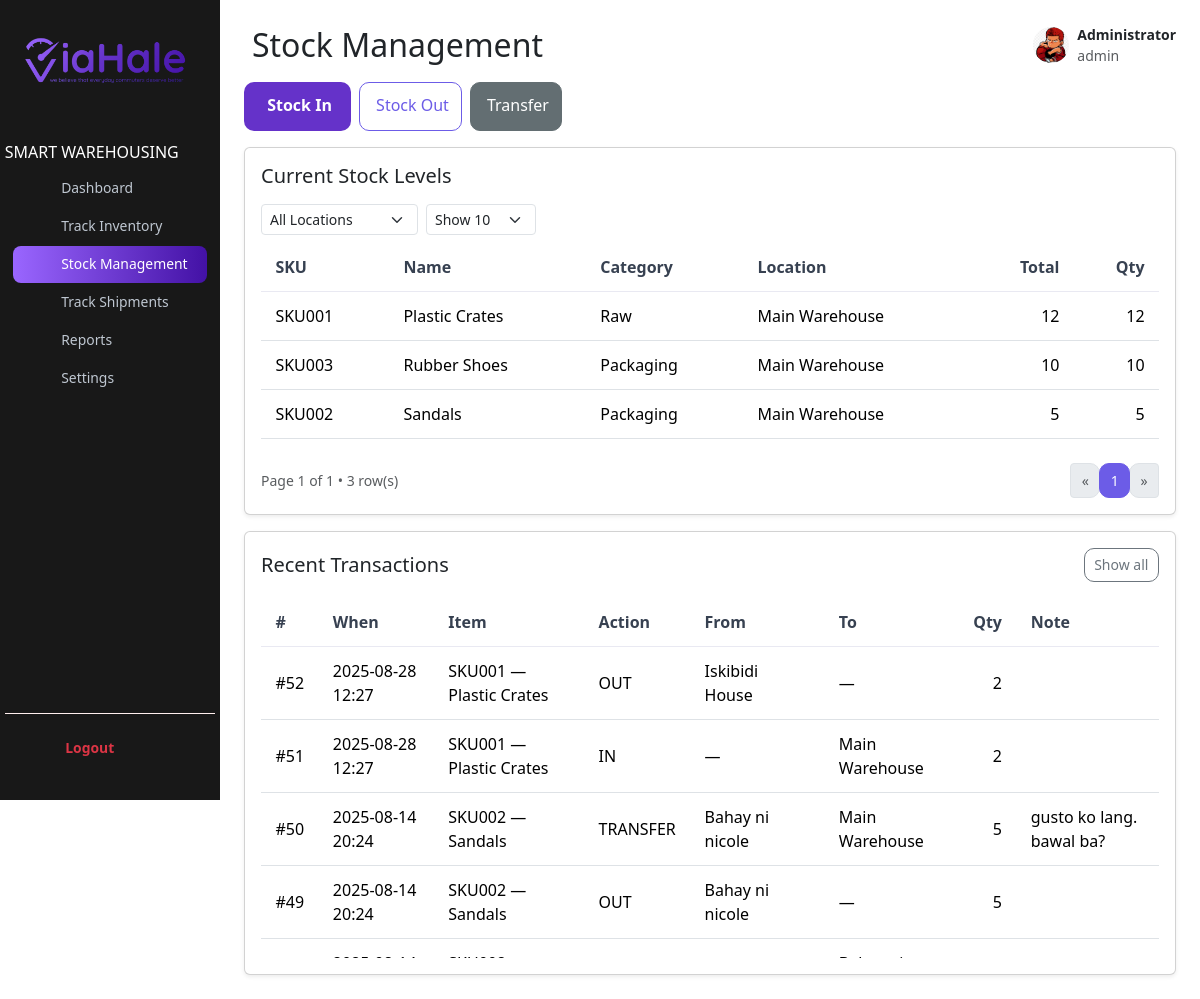
The page /warehousing/stockmanagement/stockLevelManagement.php (signed in) on the database its author committed.
### tables this page shows
CREATE TABLE `stock_levels` (
  `item_id` int(11) NOT NULL,
  `location_id` int(11) NOT NULL,
  `qty` int(11) NOT NULL DEFAULT 0
);

CREATE TABLE `inventory_items` (
  `id` int(11) NOT NULL,
  `sku` varchar(64) NOT NULL,
  `name` varchar(255) NOT NULL,
  `category` enum('Raw','Packaging','Finished') NOT NULL,
  `stock` int(11) NOT NULL DEFAULT 0,
  `reorder_level` int(11) NOT NULL DEFAULT 0,
  `archived` tinyint(1) NOT NULL DEFAULT 0,
  `archived_at` datetime DEFAULT NULL,
  `location` varchar(120) DEFAULT NULL,
  `created_at` timestamp NOT NULL DEFAULT current_timestamp(),
  `is_active` tinyint(1) NOT NULL DEFAULT 1
);

CREATE TABLE `warehouse_locations` (
  `id` int(11) NOT NULL,
  `code` varchar(20) NOT NULL,
  `name` varchar(100) NOT NULL,
  `address` varchar(255) DEFAULT NULL
);

CREATE TABLE `stock_transactions` (
  `id` int(11) NOT NULL,
  `item_id` int(11) NOT NULL,
  `from_location_id` int(11) DEFAULT NULL,
  `to_location_id` int(11) DEFAULT NULL,
  `qty` int(11) NOT NULL,
  `action` enum('IN','OUT','TRANSFER','ADJUST') NOT NULL,
  `note` varchar(255) DEFAULT NULL,
  `user_id` int(11) DEFAULT NULL,
  `created_at` timestamp NOT NULL DEFAULT current_timestamp()
);

### warehousing/stockmanagement/stockLevelManagement.php (the view, shortened to what this page needs)
<?php
require_once __DIR__ . '/../../includes/config.php';
function table_exists(PDO $pdo, string $name): bool
{
    $stmt = $pdo->prepare("SHOW TABLES LIKE ?");
    $stmt->execute([$name]);
    return (bool) $stmt->fetchColumn();
}
$hasLoc = table_exists($pdo, "warehouse_locations");
$hasLvl = table_exists($pdo, "stock_levels");
$hasTx = table_exists($pdo, "stock_transactions");
$dbReady = $hasLoc && $hasLvl && $hasTx;
$txLimit = isset($_GET["tx_all"]) ? 200 : 20;
function qs(array $overrides = []): string
{
    $qs = $_GET;
    foreach ($overrides as $k => $v) {
        if ($v === null) {
            unset($qs[$k]);
        } else {
            $qs[$k] = $v;
        }
    }
    return "?" . http_build_query($qs);
}
$userName = $_SESSION["user"]["name"] ?? "Nicole Malitao";
$userRole = $_SESSION["user"]["role"] ?? "Warehouse Manager";
$items = $locations = $levels = $tx = [];
if ($dbReady) {
    $lvlPer = max(5, min(100, (int) ($_GET["lvl_per"] ?? 10)));
    $lvlPage = max(1, (int) ($_GET["lvl_page"] ?? 1));
    $lvlOff = ($lvlPage - 1) * $lvlPer;
    $locId = isset($_GET["loc_id"]) ? (int) $_GET["loc_id"] : 0;
    if ($locId) {
        $countSql = "
    SELECT COUNT(*) FROM (
      SELECT 1
      FROM stock_levels sl
      WHERE sl.location_id = :loc
      GROUP BY sl.item_id, sl.location_id
      HAVING SUM(sl.qty) > 0
    ) x
  ";
        $countStmt = $pdo->prepare($countSql);
        $countStmt->bindValue(":loc", $locId, PDO::PARAM_INT);
    } else {
        $countSql = "
    SELECT COUNT(*) FROM (
      SELECT 1
      FROM stock_levels sl
      GROUP BY sl.item_id, sl.location_id
      HAVING SUM(sl.qty) > 0
    ) x
  ";
        $countStmt = $pdo->prepare($countSql);
    }
    $countStmt->execute();
    $lvlTotal = (int) $countStmt->fetchColumn();
    $lvlPages = max(1, (int) ceil($lvlTotal / $lvlPer));
    $levelSql =
        "
  SELECT
    g.item_id,
    g.location_id,
    i.sku,
    i.name       AS item_name,
    i.category,
    i.reorder_level,
    wl.name      AS location_name,
    g.qty,               -- per-location sum
    t.total_qty          -- total across all locations
  FROM (
    SELECT sl.item_id, sl.location_id, SUM(sl.qty) AS qty
    FROM stock_levels sl
    " .
        ($locId ? "WHERE sl.location_id = :loc" : "") .
        "
    GROUP BY sl.item_id, sl.location_id
    HAVING SUM(sl.qty) > 0
  ) g
  JOIN inventory_items     i  ON i.id  = g.item_id
  JOIN warehouse_locations wl ON wl.id = g.location_id
  JOIN (
    SELECT item_id, SUM(qty) AS total_qty
    FROM stock_levels
    GROUP BY item_id
  ) t ON t.item_id = g.item_id
  ORDER BY i.name, wl.name
  LIMIT :lim OFFSET :off
";
    $stmt = $pdo->prepare($levelSql);
    $stmt->bindValue(":lim", $lvlPer, PDO::PARAM_INT);
    $stmt->bindValue(":off", $lvlOff, PDO::PARAM_INT);
    $stmt->execute();
    $levels = $stmt->fetchAll(PDO::FETCH_ASSOC);
    $txStmt = $pdo->prepare("
  SELECT st.id, st.item_id, st.from_location_id, st.to_location_id, st.qty, st.action, st.note, st.created_at,
         ii.sku, ii.name AS item_name,
         lf.name AS from_loc, lt.name AS to_loc
  FROM stock_transactions st
  JOIN inventory_items ii ON ii.id = st.item_id
  LEFT JOIN warehouse_locations lf ON lf.id = st.from_location_id
  LEFT JOIN warehouse_locations lt ON lt.id = st.to_location_id
  ORDER BY st.created_at DESC
  LIMIT :lim
");
    $txStmt->bindValue(":lim", (int) $txLimit, PDO::PARAM_INT);
    $txStmt->execute();
    $tx = $txStmt->fetchAll(PDO::FETCH_ASSOC);
}
?>
<!DOCTYPE html>
<html lang="en">
<head>
  <link href="https://cdn.jsdelivr.net/npm/bootstrap@5.3.2/dist/css/bootstrap.min.css" rel="stylesheet" />
  <link href="../../css/style.css" rel="stylesheet" />
  <link href="../../css/modules.css" rel="stylesheet" />
</head>
<body>
  <div class="container-fluid p-0">
    <div class="row g-0">
<div class="sidebar d-flex flex-column">
  <div class="d-flex justify-content-center align-items-center mb-4 mt-3">
    <img src="../../img/logo.png" id="logo" class="img-fluid me-2" style="height:55px" alt="Logo">
  </div>
  <h6 class="text-uppercase mb-2">Smart Warehousing</h6>
  <nav class="nav flex-column px-2 mb-4">
    <a class="nav-link" href="../warehouseDashboard.php">
      <ion-icon name="home-outline"></ion-icon><span>Dashboard</span>
    </a>
    <a class="nav-link" href="../inventory/inventoryTracking.php">
      <ion-icon name="cube-outline"></ion-icon><span>Track Inventory</span>
    </a>
    <a class="nav-link active" href="./stockLevelManagement.php">
      <ion-icon name="layers-outline"></ion-icon><span>Stock Management</span>
    </a>
    <a class="nav-link" href="../TrackShipment/shipmentTracking.php">
      <ion-icon name="paper-plane-outline"></ion-icon><span>Track Shipments</span>
    </a>
    <a class="nav-link" href="../warehouseReports.php">
      <ion-icon name="file-tray-stacked-outline"></ion-icon><span>Reports</span>
    </a>
    <a class="nav-link" href="../warehouseSettings.php">
      <ion-icon name="settings-outline"></ion-icon><span>Settings</span>
    </a>
  </nav>
  <div class="logout-section">
    <a class="nav-link text-danger" href="<?= BASE_URL ?>/auth/logout.php">
      <ion-icon name="log-out-outline"></ion-icon> Logout
    </a>
  </div>
</div>
      <div class="col main-content p-3 p-lg-4">
        <div class="d-flex justify-content-between align-items-center mb-3">
          <div class="d-flex align-items-center gap-3">
           <h2 class="m-0 d-flex align-items-center gap-2">
        <ion-icon name="layers-outline"></ion-icon>Stock Management
      </h2>
          </div>
          <div class="d-flex align-items-center gap-2">
            <img src="../../img/profile.jpg" class="rounded-circle" width="36" height="36" alt="">
            <div class="small">
              <strong><?= htmlspecialchars($userName) ?></strong><br/>
              <span class="text-muted"><?= htmlspecialchars($userRole) ?></span>
            </div>
          </div>
        </div>
        <?php if ($dbReady): ?>
        <section class="mb-3">
          <div class="d-flex gap-2">
            <button class="btn btn-violet" data-bs-toggle="modal" data-bs-target="#inModal">
              <ion-icon name="download-outline"></ion-icon> Stock In
            </button>
            <button class="btn btn-outline-primary" data-bs-toggle="modal" data-bs-target="#outModal">
              <ion-icon name="exit-outline"></ion-icon> Stock Out
            </button>
            <button class="btn btn-secondary" data-bs-toggle="modal" data-bs-target="#transferModal">
              <ion-icon name="swap-horizontal-outline"></ion-icon> Transfer
            </button>
          </div>
        </section>
        <section class="card shadow-sm mb-3">
          <div class="card-body">
            <h5 class="mb-3">Current Stock Levels</h5>
<form method="get" class="row g-2 align-items-center mb-2" id="levelsFilter">
  <div class="col-12 col-md-auto">
    <select name="loc_id" class="form-select form-select-sm" onchange="this.form.submit()">
      <option value="">All Locations</option>
    </select>
  </div>
  <div class="col-12 col-md-auto">
    <select name="lvl_per" class="form-select form-select-sm" onchange="this.form.submit()">
      <?php foreach ([10, 25, 50, 100] as $opt): ?>
        <option value="<?= $opt ?>" <?= $lvlPer === $opt
    ? "selected"
    : "" ?>>Show <?= $opt ?></option>
      <?php endforeach; ?>
    </select>
  </div>
</form>
            <div class="table-responsive levels-scroll">
              <table class="table align-middle">
                <thead>
                  <tr>
                    <th>SKU</th>
                    <th>Name</th>
                    <th>Category</th>
                    <th>Location</th>
                    <th class="text-end">Total</th>
                    <th class="text-end">Qty</th>
                  </tr>
                </thead>
                <tbody>
                  <?php if (!$levels): ?>
                    <tr><td colspan="6" class="text-center py-4 text-muted">No stock levels yet.</td></tr>
                  <?php else:foreach ($levels as $r): ?>
                    <tr>
                      <td><?= htmlspecialchars($r["sku"]) ?></td>
                      <td><?= htmlspecialchars($r["item_name"]) ?></td>
                      <td><?= htmlspecialchars($r["category"]) ?></td>
                      <td><?= htmlspecialchars($r["location_name"]) ?></td>
                      <td class="text-end">
                        <?= (int) $r["total_qty"] ?>
                      </td>
                    <td class="text-end"><?= (int) $r["qty"] ?></td>
                    </tr>
                  <?php endforeach;endif; ?>
                </tbody>
              </table>
            </div>
<div class="d-flex justify-content-between align-items-center mt-2">
  <div class="small text-muted">
    Page <?= $lvlPage ?> of <?= $lvlPages ?> • <?= $lvlTotal ?> row(s)
  </div>
  <nav aria-label="Levels pages">
    <ul class="pagination pagination-sm mb-0">
      <li class="page-item <?= $lvlPage <= 1 ? "disabled" : "" ?>">
        <a class="page-link" href="<?= $lvlPage <= 1
            ? "#"
            : qs(["lvl_page" => $lvlPage - 1]) ?>">&laquo;</a>
      </li>
      <?php for (
          $p = max(1, $lvlPage - 2);
          $p <= min($lvlPages, $lvlPage + 2);
          $p++
      ): ?>
        <li class="page-item <?= $p === $lvlPage ? "active" : "" ?>">
          <a class="page-link" href="<?= qs([
              "lvl_page" => $p,
          ]) ?>"><?= $p ?></a>
        </li>
      <?php endfor; ?>
      <li class="page-item <?= $lvlPage >= $lvlPages ? "disabled" : "" ?>">
        <a class="page-link" href="<?= $lvlPage >= $lvlPages
            ? "#"
            : qs(["lvl_page" => $lvlPage + 1]) ?>">&raquo;</a>
      </li>
    </ul>
  </nav>
</div>
  </div>
</section>
        <section class="card shadow-sm">
          <div class="card-body">
            <div class="d-flex justify-content-between align-items-center mb-3">
  <h5 class="mb-0">Recent Transactions</h5>
  <?php if (!isset($_GET["tx_all"])): ?>
    <a class="btn btn-sm btn-outline-secondary" href="?tx_all=1">Show all</a>
  <?php else: ?>
    <a class="btn btn-sm btn-outline-secondary" href="stockLevelManagement.php">Show less</a>
  <?php endif; ?>
</div>
            <div class="table-responsive tx-scroll">
              <table class="table align-middle">
                <thead>
                  <tr>
                    <th>#</th>
                    <th>When</th>
                    <th>Item</th>
                    <th>Action</th>
                    <th>From</th>
                    <th>To</th>
                    <th class="text-end">Qty</th>
                    <th>Note</th>
                  </tr>
                </thead>
                <tbody>
                  <?php if (!$tx): ?>
                    <tr><td colspan="8" class="text-center py-4 text-muted">No transactions yet.</td></tr>
                  <?php else:foreach ($tx as $t): ?>
                    <tr>
                      <td>#<?= (int) $t["id"] ?></td>
                      <td><?= htmlspecialchars(
                          date("Y-m-d H:i", strtotime($t["created_at"]))
                      ) ?></td>
                      <td><?= htmlspecialchars(
                          $t["sku"] . " — " . $t["item_name"]
                      ) ?></td>
                      <td><?= htmlspecialchars($t["action"]) ?></td>
                      <td><?= htmlspecialchars($t["from_loc"] ?? "—") ?></td>
                      <td><?= htmlspecialchars($t["to_loc"] ?? "—") ?></td>
                      <td class="text-end"><?= (int) $t["qty"] ?></td>
                      <td><?= htmlspecialchars($t["note"] ?? "") ?></td>
                    </tr>
                  <?php endforeach;endif; ?>
                </tbody>
              </table>
            </div>
          </div>
        </section>
        <?php endif; ?>
      </div>
    </div>
  </div>
</body>
</html>

### css/style.css (style rules this page uses)
.sidebar { position: fixed; top: 0; left: 0; z-index: 1040; width: 220px; height: 100vh; min-height: 100vh; padding: 1rem 0.3rem; background: #181818; color: #fff; border: none; overflow-y: auto; display: flex; flex-direction: column; transition: left 0.3s ease-in-out; -ms-overflow-style: none; scrollbar-width: none; }
.sidebar h6 { margin-bottom: 1em; font-weight: 500; font-size: 1rem; color: #fff; text-transform: uppercase; }
#logo { margin-bottom: 2em; }
.sidebar a { width: 100%; display: flex; align-items: center; gap: 0.7rem; padding: 0.45rem 0.7rem; margin-bottom: 0.1rem; background: none; border: none; border-radius: 8px; color: #bfc7d1; font-size: 0.87rem; text-align: left; white-space: nowrap; transition: background 0.2s, color 0.2s; }
.sidebar a ion-icon { min-width: 1.3rem; font-size: 1.3rem; }
.sidebar a.active, .sidebar a:hover { background: linear-gradient(90deg, #9a66ff 0%, #4311a5 100%); color: #fff; }
.sidebar .nav-link ion-icon { width: 22px; height: 22px; font-size: 22px; line-height: 1; display: inline-flex; align-items: center; justify-content: center; vertical-align: -2px; }
.logout-section { margin-top: auto; padding: 1rem; border-top: 1px solid #ffefef; }
.sidebar .nav { flex-grow: 1; }
.sidebar .nav-link.text-danger { color: #ff4747; font-weight: 600; }
@media (min-width: 900px) { .main-content { margin-left: 220px; padding: 2rem; } }

### css/modules.css (style rules this page uses)
.btn-violet { background: #6532c9; color: #fff; border-radius: 8px; font-weight: 600; padding: 0.7rem 1.2rem; border: 0; }
.table thead th { background: #fafafa; border-bottom: 1px solid #e9e9f2; font-weight: 600; color: #374151; }
.table td, .table th { padding: 0.75rem 0.9rem; }
.table td { vertical-align: middle; }
.pagination { justify-content: center; }
.btn, .page-link { border-radius: 10px; }
.btn-sm { padding: 0.35rem 0.6rem; font-size: 0.875rem; }
.btn-outline-primary { --bs-btn-color: #6c5ce7; --bs-btn-border-color: #6c5ce7; }
.btn-secondary { --bs-btn-bg: #636e72; --bs-btn-border-color: #636e72; }
.btn ion-icon, .nav .nav-link ion-icon, .table .btn ion-icon { font-size: 18px; vertical-align: -2px; margin-right: 0.25rem; }
.pagination .page-link { padding: 0.35rem 0.65rem; font-weight: 500; }
.pagination .page-item.active .page-link { background-color: #6c5ce7; border-color: #6c5ce7; }
.tx-scroll { max-height: 360px; overflow-y: auto; }
.tx-scroll .table { margin-bottom: 0; }
.tx-scroll thead th { position: sticky; top: 0; background: #fff; z-index: 1; }
.levels-scroll { max-height: 60vh; overflow: auto; }
.levels-scroll thead th { position: sticky; top: 0; z-index: 1; background: var(--bs-body-bg); }

### rows shown on the page
stock_levels: item.sku "SKU001", item.name "Plastic Crates", item.category "Raw", location.name "Main Warehouse", total_qty "12", qty "12"
stock_levels: item.sku "SKU003", item.name "Rubber Shoes", item.category "Packaging", location.name "Main Warehouse", total_qty "10", qty "10"
stock_levels: item.sku "SKU002", item.name "Sandals", item.category "Packaging", location.name "Main Warehouse", total_qty "5", qty "5"
stock_transactions: id "52", created_at "2025-08-28 12:27", item.name "SKU001 — Plastic Crates", action "OUT", from_location.name "Iskibidi House", to_loc "—", qty "2"
stock_transactions: id "51", created_at "2025-08-28 12:27", item.name "SKU001 — Plastic Crates", action "IN", from_loc "—", to_location.name "Main Warehouse", qty "2"
stock_transactions: id "50", created_at "2025-08-14 20:24", item.name "SKU002 — Sandals", action "TRANSFER", from_location.name "Bahay ni nicole", to_location.name "Main Warehouse", qty "5", note "gusto ko lang. bawal ba?"
stock_transactions: id "49", created_at "2025-08-14 20:24", item.name "SKU002 — Sandals", action "OUT", from_location.name "Bahay ni nicole", to_loc "—", qty "5"

### other values the page prints
$userName "Administrator"
$userRole "admin"
$lvlPage "1"
$lvlPages "1"
$lvlTotal "3"
